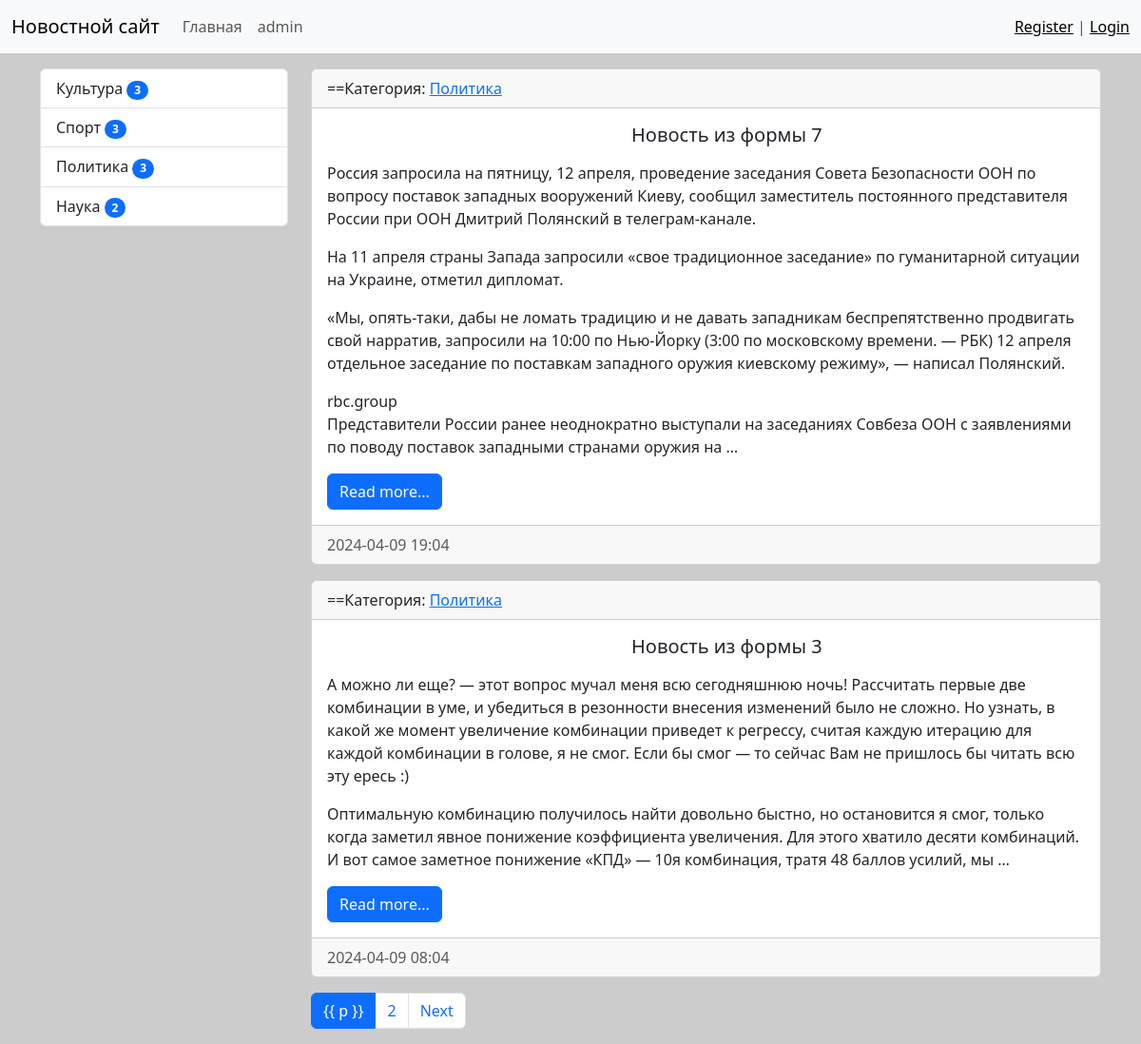
Page /category/3/ on the earlier database version.
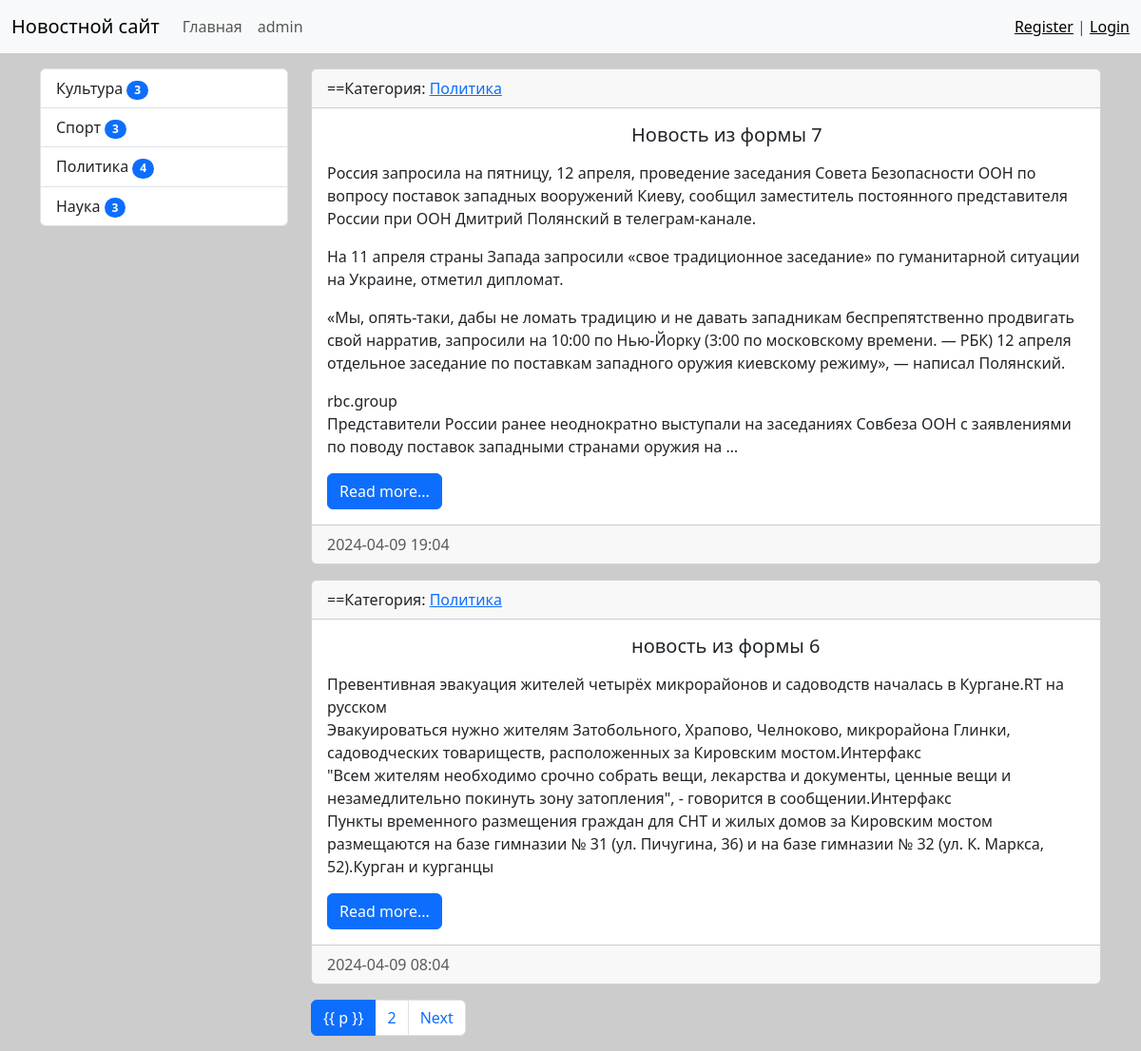
Same page on the later database version.
### news/models.py (models this page shows, shortened)
class Category(models.Model):
    title = models.CharField(max_length=150, db_index=True, verbose_name='Наименование категории')
    class Meta:
        verbose_name = 'Категория'
        verbose_name_plural = 'Категории'
        ordering = ['title']
    def get_absolute_url(self):
        return reverse('category', kwargs={'category_id': self.pk})
    def __str__(self):
        return self.title

class News(models.Model):
    title = models.CharField(max_length=150, verbose_name='Наименование')
    content = models.TextField(blank=True, verbose_name='Контент')
    created_at = models.DateTimeField(auto_now_add=True, verbose_name='Создано')
    updated_at = models.DateTimeField(auto_now=True, verbose_name='Изменено')
    photo = models.ImageField(upload_to='photos/%Y/%m/%d/', blank=True, verbose_name='Фото')
    is_published = models.BooleanField(default=True, verbose_name='Опубликовано')
    category = models.ForeignKey('Category', on_delete=models.PROTECT, verbose_name='Категория')
    views = models.IntegerField(default=0, verbose_name='Просмотры')
    def get_absolute_url(self):
        return reverse('view_news', kwargs={'pk': self.pk})
    class Meta:
        verbose_name = 'Новость'
        verbose_name_plural = 'Новости'
        ordering = ['-created_at']

### news/views.py (the view)
# urls.py: path('category/<int:category_id>/', CategoryNews.as_view(extra_context={'title': 'какой-то тайтл'}), name='category'),
class CategoryNews(MyMixin, ListView):
    model = News
    template_name = 'news/home_news_list.html'
    context_object_name = 'news'
    allow_empty = False
    paginate_by = 2
    def get_context_data(self, *, object_list=None, **kwargs):
        context = super().get_context_data(**kwargs)
        context['title'] = self.get_upper(Category.objects.get(pk=self.kwargs['category_id']))
        return context
    def get_queryset(self):
        return News.objects.filter(category_id=self.kwargs['category_id'],
                                   is_published=True).select_related('category')

### news/templatetags/news_tags.py (called while the page is built)
@register.inclusion_tag('news/list_categories.html')
def show_categories(arg1='Hello', arg2='world'):
    categories = Category.objects.annotate(cnt=Count('news', filter=F('news__is_published'))).filter(cnt__gt=0)
    return {"categories": categories, 'arg1': arg1, 'arg2': arg2}

### news/utils.py (called while the page is built)
    def get_upper(self, s):
        if isinstance(s, str):
            return s.upper()
        return s.title.upper()

### news/templates/news/home_news_list.html (shortened to what this page needs)
{% extends 'base.html' %}
{% block sidebar %}
{% include 'inc/_sidebar.html' %}
{% endblock %}
{% block content %}
{% for item in news %}
<div class="card mb-3">
    <div class="card-header">
        ==Категория: <a href="">{{ item.category }}</a>
    </div>
    <div class="card-body">
        <div class="media">
            <div class="media-body">
                <h5 class="card-title">{{ item.title }}</h5>
                <p class="card-text">{{ item.content|linebreaks|truncatewords:100 }}</p>
                <a href="{{ item.get_absolute_url }}" class="btn btn-primary">Read more...</a>
            </div>
        </div>
    </div>
    <div class="card-footer text-body-secondary">
        {{ item.created_at|date:"Y-m-d H:m" }}
    </div>
</div>
{% endfor %}
{% endblock %}

### templates/base.html (shortened to what this page needs)
{% load static %}
<!doctype html>
<html lang="en">
<head>
    <link rel="stylesheet" href="{% static 'bootstrap/css/bootstrap.min.css' %}">
    <link rel="stylesheet" href="{% static 'css/style.css' %}">
</head>
<body>
{% include 'inc/_nav.html' %}
<div class="container mt-3">
    <div class="row">
        <div class="col-md-3">
            {% block sidebar %}Sidebar{% endblock %}
        </div>
        <div class="col-md-9">
            {% block content %}Content{% endblock %}
            {% if page_obj.has_other_pages %}
            <nav aria-label="Page navigation example">
                <ul class="pagination">
                    {% for p in page_obj.paginator.page_range %}
                    {% if page_obj.number == p %}
                    <li class="page-item active" aria-current="page"><a class="page-link" href="">{{
                        p }}
                        </a></li>
                    {% elif p > page_obj.number|add:-3 and p < page_obj.number|add:3 %}
                    <li class="page-item"><a class="page-link" href="?page={{ p }}">{{ p }}</a></li>
                    {% endif %}
                    {% endfor %}
                    {% if page_obj.has_next %}
                    <li class="page-item"><a class="page-link"
                                             href="?page={{ page_obj.number|add:1 }}">Next</a></li>
                    {% endif %}
                </ul>
            </nav>
            {% endif %}
        </div>
    </div>
</div>
</body>
</html>

### templates/inc/_nav.html (shortened to what this page needs)
<nav class="navbar navbar-expand-lg bg-body-tertiary">
    <div class="container-fluid">
        <a class="navbar-brand" href="{% url 'home' %}">Новостной сайт</a>
        <div class="collapse navbar-collapse" id="navbarSupportedContent">
            <ul class="navbar-nav me-auto mb-2 mb-lg-0">
                <li class="nav-item"><a class="nav-link" href="{% url 'home' %}">Главная</a></li>
                <li class="nav-item"><a class="nav-link" href="/admin/">admin</a></li>
            </ul>
            <span class="navbar-text">
                <a href="{% url 'register' %}">Register</a> | <a href="{% url 'login' %}">Login</a>
            </span>
        </div>
    </div>
</nav>

### templates/inc/_sidebar.html (shortened to what this page needs)
{% load news_tags %}
{% show_categories %}

### news/templates/news/list_categories.html
<div class="list-group">
    {% for cat in categories %}
    <a href="{{ cat.get_absolute_url }}" class="list-group-item list-group-item-action">{{ cat.title }}
    <span class="badge text-bg-primary rounded-pill">{{ cat.cnt }}</span></a>
    {% endfor %}
</div>

### mysite/static/css/style.css (style rules this page uses)
body { background-color: #ccc; }

Differences in the rows shown:
no longer on this page (row unchanged): News: category "Политика", title "Новость из формы 3", content "А можно ли еще? — этот вопрос мучал меня всю сегодняшнюю ночь! Рассчитать первые две комбинации в уме, и убедиться в резонности внесения изменений было не сложно. Но узнать, в какой же момент увеличение комбинации приведет к регрессу, считая каждую итерацию для каждой комбинации в голове, я не смог. Если бы смог — то сейчас Вам не пришлось бы читать всю эту ересь :) Оптимальную комбинацию получилось найти довольно быстно, но остановится я смог, только когда заметил явное понижение коэффициента увеличения. Для этого хватило десяти комбинаций. И вот самое заметное понижение «КПД» — 10я комбинация, тратя 48 баллов усилий, мы …", created_at "2024-04-09 08:04"
computed for Category "Политика": cnt "3" → "4"
computed for Category "Наука": cnt "2" → "3"
now on this page (row edited): News: category "Политика", title "новость из формы 6", content "Превентивная эвакуация жителей четырёх микрорайонов и садоводств началась в Кургане.RT на русском Эвакуироваться нужно жителям Затобольного, Храпово, Челноково, микрорайона Глинки, садоводческих товариществ, расположенных за Кировским мостом.Интерфакс \"Всем жителям необходимо срочно собрать вещи, лекарства и документы, ценные вещи и незамедлительно покинуть зону затопления\", - говорится в сообщении.Интерфакс Пункты временного размещения граждан для СНТ и жилых домов за Кировским мостом размещаются на базе гимназии № 31 (ул. Пичугина, 36) и на базе гимназии № 32 (ул. К. Маркса, 52).Курган и курганцы", created_at "2024-04-09 08:04"
